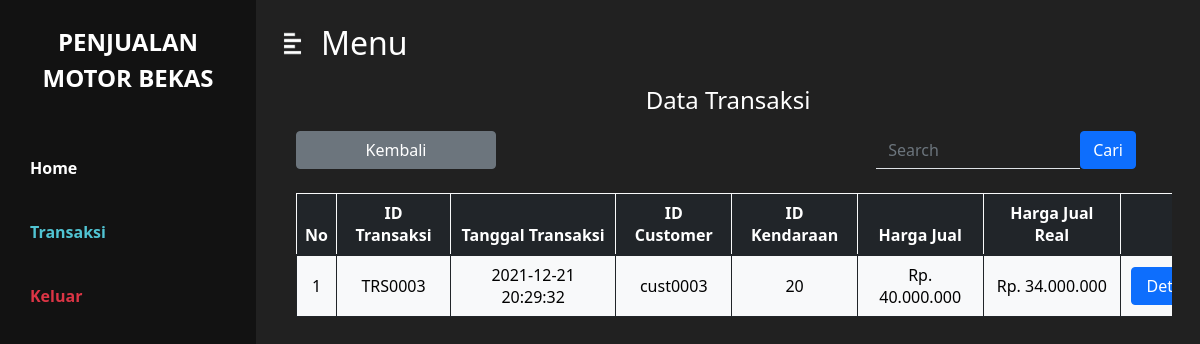
Screenshot of /teknisi/M_data_transaksi.php (signed in) with the database file from the repository.
### tables this page shows
CREATE TABLE `transaksi` (
  `IdTrsk` varchar(7) NOT NULL,
  `Tgl_Trsk` datetime NOT NULL,
  `Id_cust` varchar(20) NOT NULL,
  `Id_Kendaraan` int(5) NOT NULL,
  `Harga_Jual` bigint(20) NOT NULL,
  `Harga_Jual_real` bigint(20) NOT NULL
);

### teknisi/function/kelola_data_transaksi.php (called while the page is built, shortened)
<?php
    $sqlTransaksi = "SELECT * FROM transaksi t, identitas_motor im, customer c WHERE im.id=t.Id_Kendaraan AND c.id_cust=t.Id_cust ORDER BY Tgl_Trsk";
    $queryTransaksi = mysqli_query($koneksi, $sqlTransaksi);
?>

### teknisi/M_data_transaksi.php (the view, shortened to what this page needs)
<?php
    require 'function/session.php';
    require 'function/kelola_data_transaksi.php';
?>
<html>
<head>
    <link rel="stylesheet" href="../css/bootstrap.css" >
    <link rel="stylesheet" href="../css/styles.css" />
</head>
<body>
    <div class="d-flex" id="wrapper">
        <div class="bg-3" id="sidebar-wrapper">
            <div class="sidebar-heading text-center py-4 warna-1 fs-4 fw-bold text-uppercase">
                Penjualan<br>Motor Bekas
            </div>
            <div class="list-group list-group-flush my-3">
                <a href="index.php" class="list-group-item list-group-item-action bg-transparent fw-bold warna-1">Home</a>
                <a href="M_data_transaksi.php" class="list-group-item list-group-item-action bg-transparent active-bar fw-bold">Transaksi</a>
                <a href="../logout.php" class="list-group-item list-group-item-action bg-transparent text-danger fw-bold"
                onclick="return confirm('Keluar ?')">Keluar</a>
            </div>
        </div>
        <div id="page-content-wrapper">
            <nav class="navbar navbar-expand-lg navbar-light bg-2 py-4 px-4">
                <div class="d-flex align-items-center">
                    <i class="warna-1 fs-4 me-3" id="menu-toggle"><img src="../assets/Icon/Sidebar.png" style="width: 25px; height: 25px"></i>
                    <h2 class="fs-2 m-0 warna-1">Menu</h2>
                </div>
            </nav>
            <div class="container-fluid">
                <div class="row mx-3">
                    <h4 class="h4 warna-1 text-center mb-3">Data Transaksi</h4>
                    <div class="row mb-2">
                        <div class="col d-flex justify-content-start">
                            <a href="M_transaksi.php" class="btn btn-secondary mb-3" style="width: 200px;">Kembali</a>
                        </div>
                        <div class="col">
                            <form method="POST" class="form-group d-flex justify-content-end">
                                <input name="pencarian" class="form-control border-bottom rounded-0 shadow-none w-50" type="text" placeholder="Search" style="background: transparent; border: none; outline: hidden;color:white;">
                                <button name="searchData" type="submit" class="btn btn-primary">Cari</button>
                            </form>
                        </div>
                    </div>
                    <div class="table-responsive" style="max-height: 70vh;">
                        <table class="table table-bordered border-primary align-middle text-center mx-auto" style="min-width: 1000px;">
                            <thead class="table-dark border-light">
                                <tr>
                                    <th>No</th>
                                    <th>ID Transaksi</th>
                                    <th>Tanggal Transaksi</th>
                                    <th>ID Customer</th>
                                    <th>ID Kendaraan</th>
                                    <th>Harga Jual</th>
                                    <th>Harga Jual Real</th>
                                    <th style="width: 175px;">Aksi</th>
                                </tr>
                            </thead>
                            <tbody class="table-light border-dark">
                            <?php
                                $no = 1;
                                while ($row = mysqli_fetch_array($queryTransaksi)){?>
                                    <tr>
                                        <td><?php echo $no++ ?></td>
                                        <td><?php echo $row['IdTrsk'] ?></td>
                                        <td><?php echo $row['Tgl_Trsk'] ?></td>
                                        <td><?php echo $row['Id_cust'] ?></td>
                                        <td><?php echo $row['Id_Kendaraan'] ?></td>
                                        <td>Rp. <?php echo number_format($row['Harga_Jual'], 0, ',', '.') ?></td>
                                        <td>Rp. <?php echo number_format($row['Harga_Jual_real'], 0, ',', '.') ?></td>
                                        <td>
                                            <button type="button" class="btn btn-primary" data-bs-toggle="modal" data-bs-target="#lihat<?php echo $row['IdTrsk'] ?>" style="width: 75px;">Detail</button>
                                        </td>
                                    </tr><?php
                                }
                            ?>
                            </tbody>
                        </table>
                    </div>
                </div>
            </div>
        </div>
    </div>
</body>
</html>

### css/styles.css (style rules this page uses)
.warna-1 { color: #fff; }
.bg-2 { background-color: #212121; }
.bg-3 { background-color: #121212; }
.active-bar { color: #51C4D3; }
#wrapper { overflow-x: hidden; background-color: #212121; }
#sidebar-wrapper { min-height: 100vh; margin-left: -16rem; -webkit-transition: margin 0.25s ease-out; -moz-transition: margin 0.25s ease-out; -o-transition: margin 0.25s ease-out; transition: margin 0.25s ease-out; }
#sidebar-wrapper .sidebar-heading { padding: 0.875rem 1.25rem; font-size: 1.2rem; }
#sidebar-wrapper .list-group { width: 16rem; }
#page-content-wrapper { min-width: 100vw; }
#menu-toggle { cursor: pointer; }
.list-group-item { border: none; padding: 20px 30px; }
@media (min-width: 768px) { #sidebar-wrapper { margin-left: 0; } }
@media (min-width: 768px) { #page-content-wrapper { min-width: 0; width: 100%; } }

### rows the page displays
transaksi: IdTrsk "TRS0003", Tgl_Trsk "2021-12-21 20:29:32", Id_cust "cust0003", Id_Kendaraan "20", Harga_Jual "40.000.000", Harga_Jual_real "34.000.000"
